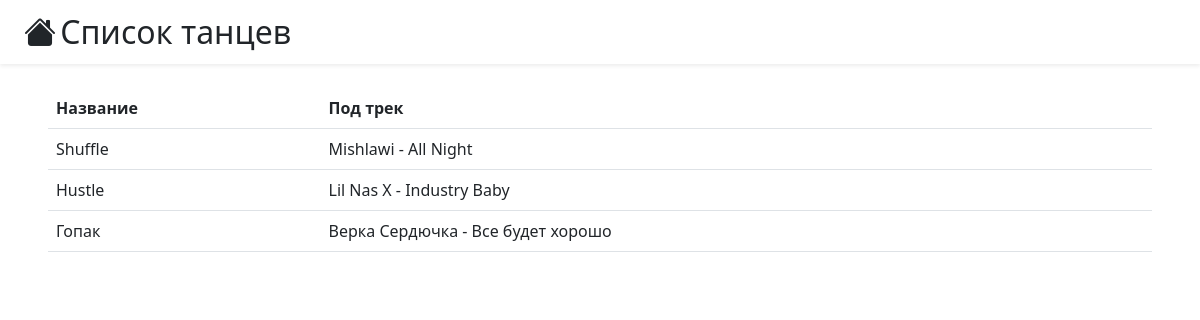
The page /dances/ on the database as committed earlier.
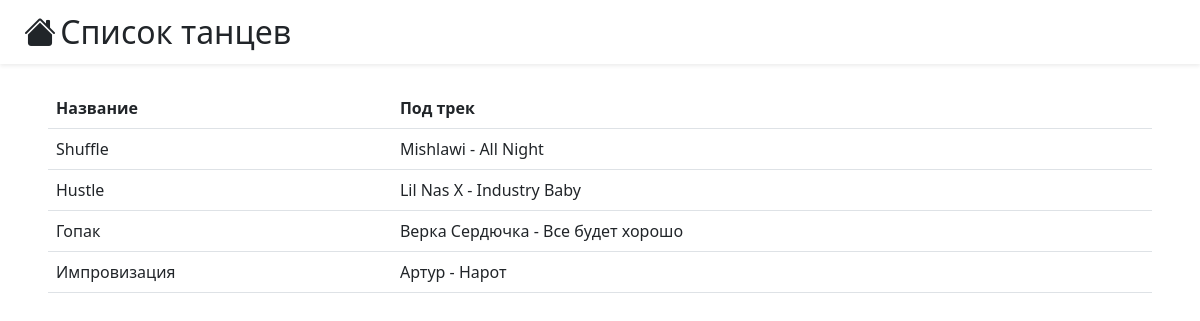
The same page on the database as committed later.
### dance_db_app/models.py (models this page shows, shortened)
class Dance(models.Model):
    title = models.CharField(max_length=256)
    difficulty = models.IntegerField()
    track = models.ForeignKey(Track, on_delete=models.CASCADE)

class Track(models.Model):
    title = models.CharField(max_length=256)
    duration = models.IntegerField()
    artist = models.ForeignKey(Artist, on_delete=models.CASCADE)

class Artist(models.Model):
    name = models.CharField(max_length=256)
    country = models.CharField(max_length=100)
    birthday = models.DateField()

### dance_db_app/views.py (the view)
# urls.py: path('dances/', views.view_dances, name="view_all_dances"),
def view_dances(request):
    template = loader.get_template('dance_db_app/dances.html')
    context = {
        'dances': Dance.objects.all()
    }
    return HttpResponse(template.render(context, request))

### dance_db_app/templates/dance_db_app/dances.html
{% extends 'dance_db_app/blocks/page_base.html' %}
{% block page_title %}Список танцев{% endblock page_title %}
{% block page_content %}
<table class="table table-hover">
    <tr>
        <th>Название</th>
        <th>Под трек</th>
    </tr>
    {% for dance in dances %}
    <tr style="cursor: pointer" onclick="window.location='{% url 'view_dance' dance.pk %}'">
        <td>{{dance.title}}</td>
        <td>{{dance.track.artist.name}} - {{dance.track.title}}</td>
    </tr>
    {% endfor %}
</table>
{% endblock page_content %}

### dance_db_app/templates/dance_db_app/blocks/page_base.html (shortened to what this page needs)
<!doctype html>
<html>
<head>
    <link href="https://cdn.jsdelivr.net/npm/bootstrap@5.2.3/dist/css/bootstrap.min.css" rel="stylesheet">
    <link rel="stylesheet" href="https://cdn.jsdelivr.net/npm/bootstrap-icons@1.10.2/font/bootstrap-icons.css">
</head>
<body>
    <div class="bg-body ps-4 py-2 shadow-sm">
        <a href="{% url 'index' %}" style="display: inline; font-size: 2rem" class="bi bi-house-fill link-dark"></a>
        <h2 style="display: inline">{% block page_title %}Имя раздела{% endblock page_title %}</h2>
    </div>
    <div class="bg-body px-5 mt-4">
        {% block page_content %}Контент{% endblock page_content %}
    </div>
</body>
</html>

Rows that differ between the two databases and show on the page:
added Dance: title "Импровизация", track.artist.name "Артур", track "Нарот"
